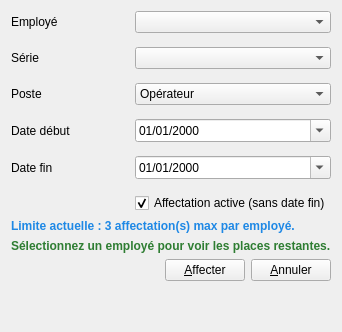
              <widget class="QWidget" name="affFormPage">
               <layout class="QVBoxLayout" name="affFormOuter">
                <item>
                 <layout class="QGridLayout" name="affFormGrid">
                  <property name="horizontalSpacing">
                   <number>12</number>
                  </property>
                  <property name="verticalSpacing">
                   <number>14</number>
                  </property>
                  <item row="0" column="0">
                   <widget class="QLabel" name="affEmpLabel">
                    <property name="text">
                     <string>Employé</string>
                    </property>
                   </widget>
                  </item>
                  <item row="0" column="1">
                   <widget class="QComboBox" name="affEmpCombo" />
                  </item>
                  <item row="1" column="0">
                   <widget class="QLabel" name="affSerieLabel">
                    <property name="text">
                     <string>Série</string>
                    </property>
                   </widget>
                  </item>
                  <item row="1" column="1">
                   <widget class="QComboBox" name="affSerieCombo" />
                  </item>
                  <item row="2" column="0">
                   <widget class="QLabel" name="affPosteLabel">
                    <property name="text">
                     <string>Poste</string>
                    </property>
                   </widget>
                  </item>
                  <item row="2" column="1">
                   <widget class="QComboBox" name="affPosteCombo">
                    <item>
                     <property name="text">
                      <string>Opérateur</string>
                     </property>
                    </item>
                    <item>
                     <property name="text">
                      <string>Superviseur</string>
                     </property>
                    </item>
                    <item>
                     <property name="text">
                      <string>Technicien</string>
                     </property>
                    </item>
                    <item>
                     <property name="text">
                      <string>Maintenance</string>
                     </property>
                    </item>
                   </widget>
                  </item>
                  <item row="3" column="0">
                   <widget class="QLabel" name="affDateDebLabel">
                    <property name="text">
                     <string>Date début</string>
                    </property>
                   </widget>
                  </item>
                  <item row="3" column="1">
                   <widget class="QDateEdit" name="affDateDebEdit">
                    <property name="displayFormat">
                     <string>dd/MM/yyyy</string>
                    </property>
                    <property name="calendarPopup">
                     <bool>true</bool>
                    </property>
                   </widget>
                  </item>
                  <item row="4" column="0">
                   <widget class="QLabel" name="affDateFinLabel">
                    <property name="text">
                     <string>Date fin</string>
                    </property>
                   </widget>
                  </item>
                  <item row="4" column="1">
                   <widget class="QDateEdit" name="affDateFinEdit">
                    <property name="displayFormat">
                     <string>dd/MM/yyyy</string>
                    </property>
                    <property name="calendarPopup">
                     <bool>true</bool>
                    </property>
                   </widget>
                  </item>
                  <item row="5" column="1">
                   <widget class="QCheckBox" name="affOpenEndedCheck">
                    <property name="text">
                     <string>Affectation active (sans date fin)</string>
                    </property>
                    <property name="checked">
                     <bool>true</bool>
                    </property>
                   </widget>
                  </item>
                 </layout>
                </item>
                <item>
                 <widget class="QLabel" name="affLimitInfoLabel">
                  <property name="styleSheet">
                   <string>color:#1e88e5; font-weight:600;</string>
                  </property>
                  <property name="text">
                   <string>Limite actuelle : 3 affectation(s) max par employé.</string>
                  </property>
                 </widget>
                </item>
                <item>
                 <widget class="QLabel" name="affRemainingInfoLabel">
                  <property name="styleSheet">
                   <string>color:#2e7d32; font-weight:600;</string>
                  </property>
                  <property name="text">
                   <string>Sélectionnez un employé pour voir les places restantes.</string>
                  </property>
                 </widget>
                </item>
                <item>
                 <layout class="QHBoxLayout" name="affFormBtnRow">
                  <item>
                   <spacer name="affFormSpacer">
                    <property name="orientation">
                     <enum>Qt::Orientation::Horizontal</enum>
                    </property>
                    <property name="sizeHint" stdset="0">
                     <size>
                      <width>40</width>
                      <height>20</height>
                     </size>
                    </property>
                   </spacer>
                  </item>
                  <item>
                   <widget class="QPushButton" name="affSaveBtn">
                    <property name="toolTip">
                     <string>Enregistrer l'affectation</string>
                    </property>
                    <property name="text">
                     <string>&amp;Affecter</string>
                    </property>
                    <property name="icon">
                     <iconset resource="img.qrc">
                      <normaloff>:/img/add.svg</normaloff>:/img/add.svg</iconset>
                    </property>
                    <property name="iconSize">
                     <size>
                      <width>18</width>
                      <height>18</height>
                     </size>
                    </property>
                   </widget>
                  </item>
                  <item>
                   <widget class="QPushButton" name="affCancelBtn">
                    <property name="toolTip">
                     <string>Annuler la saisie d'affectation</string>
                    </property>
                    <property name="text">
                     <string>&amp;Annuler</string>
                    </property>
                   </widget>
                  </item>
                 </layout>
                </item>
                <item>
                 <spacer name="affFormVSpacer">
                  <property name="orientation">
                   <enum>Qt::Orientation::Vertical</enum>
                  </property>
                  <property name="sizeHint" stdset="0">
                   <size>
                    <width>20</width>
                    <height>40</height>
                   </size>
                  </property>
                 </spacer>
                </item>
               </layout>
              </widget>
